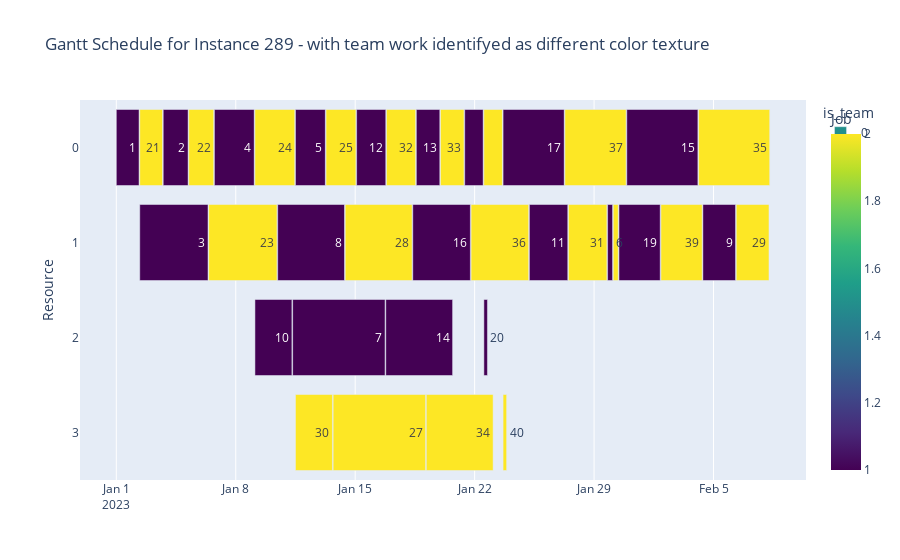

The cell this chart's notebook holds for it:
### Markdown cell above
# See teams

### Code cell
df_team = prepare_resources.expand_the_resources(df)
gantt.plot_gantt_chart_with_teams(df_team, instance_number)

### Figure 1 — Plotly figure (JSON) as saved in the notebook; plotly's stock layout.template omitted (floating-point values rounded to 4 significant figures)
{"data": [{"alignmentgroup": "True", "base": ["2023-02-04T03:00:00", "2023-01-01T00:00:00", "2023-01-02T09:00:00", "2023-01-03T18:00:00", "2023-01-05T06:00:00", "2023-01-06T18:00:00", "2023-01-09T03:00:00", "2023-01-11T12:00:00", "2023-01-13T07:00:00", "2023-01-16T20:00:00", "2023-01-18T14:00:00", "2023-01-20T00:00:00", "2023-01-21T10:00:00", "2023-01-22T13:00:00", "2023-01-23T16:00:00", "2023-01-27T07:00:00", "2023-01-15T02:00:00", "2023-01-30T22:00:00", "2023-02-04T09:00:00", "2023-02-06T08:00:00", "2023-02-01T22:00:00", "2023-01-30T03:00:00", "2023-01-30T11:00:00", "2023-01-06T10:00:00", "2023-01-10T11:00:00", "2023-01-14T10:00:00", "2023-01-02T09:00:00", "2023-01-21T19:00:00", "2023-01-25T05:00:00", "2023-01-27T12:00:00", "2023-01-29T19:00:00", "2023-01-18T09:00:00", "2023-01-22T13:00:00", "2023-01-16T19:00:00", "2023-01-11T08:00:00", "2023-01-09T03:00:00", "2023-01-23T16:00:00", "2023-01-19T04:00:00", "2023-01-13T17:00:00", "2023-01-11T12:00:00"], "customdata": [[35], [1], [21], [2], [22], [4], [24], [5], [25], [32], [13], [33], [18], [38], [17], [37], [12], [15], [9], [29], [39], [26], [19], [23], [8], [28], [3], [36], [11], [31], [6], [16], [20], [14], [7], [10], [40], [34], [27], [30]], "hovertemplate": "is_team=0<br>Start=%{base}<br>Finish=%{x}<br>Resource=%{y}<br>Task=%{customdata[0]}<br>Job=%{marker.color}<extra></extra>", "legendgroup": "0", "marker": {"color": [2, 1, 2, 1, 2, 1, 2, 1, 2, 2, 1, 2, 1, 2, 1, 2, 1, 1, 1, 2, 2, 2, 1, 2, 1, 2, 1, 2, 1, 2, 1, 1, 1, 1, 1, 1, 2, 2, 2, 2], "coloraxis": "coloraxis", "pattern": {"shape": ""}}, "name": "0", "offsetgroup": "0", "orientation": "h", "showlegend": true, "text": [35, 1, 21, 2, 22, 4, 24, 5, 25, 32, 13, 33, 18, 38, 17, 37, 12, 15, 9, 29, 39, 26, 19, 23, 8, 28, 3, 36, 11, 31, 6, 16, 20, 14, 7, 10, 40, 34, 27, 30], "textposition": "auto", "type": "bar", "x": [360000000, 115200000, 115200000, 126000000, 126000000, 201600000, 201600000, 151200000, 151200000, 147600000, 118800000, 118800000, 93600000, 93600000, 309600000, 309600000, 147600000, 360000000, 165600000, 165600000, 208800000, 25200000, 208800000, 345600000, 338400000, 338400000, 345600000, 291600000, 194400000, 194400000, 25200000, 291600000, 18000000, 338400000, 468000000, 187200000, 18000000, 338400000, 468000000, 187200000], "xaxis": "x", "y": ["0", "0", "0", "0", "0", "0", "0", "0", "0", "0", "0", "0", "0", "0", "0", "0", "0", "0", "1", "1", "1", "1", "1", "1", "1", "1", "1", "1", "1", "1", "1", "1", "2", "2", "2", "2", "3", "3", "3", "3"], "yaxis": "y"}], "layout": {"barmode": "overlay", "coloraxis": {"colorbar": {"title": {"text": "Job"}}, "colorscale": [[0, "#440154"], [0.1111, "#482878"], [0.2222, "#3e4989"], [0.3333, "#31688e"], [0.4444, "#26828e"], [0.5556, "#1f9e89"], [0.6667, "#35b779"], [0.7778, "#6ece58"], [0.8889, "#b5de2b"], [1, "#fde725"]]}, "legend": {"title": {"text": "is_team"}, "tracegroupgap": 0}, "title": {"text": "Gantt Schedule for Instance 289 - with team work identifyed as different color texture"}, "xaxis": {"anchor": "y", "domain": [0, 1], "type": "date"}, "yaxis": {"anchor": "x", "autorange": "reversed", "domain": [0, 1], "title": {"text": "Resource"}}}}
